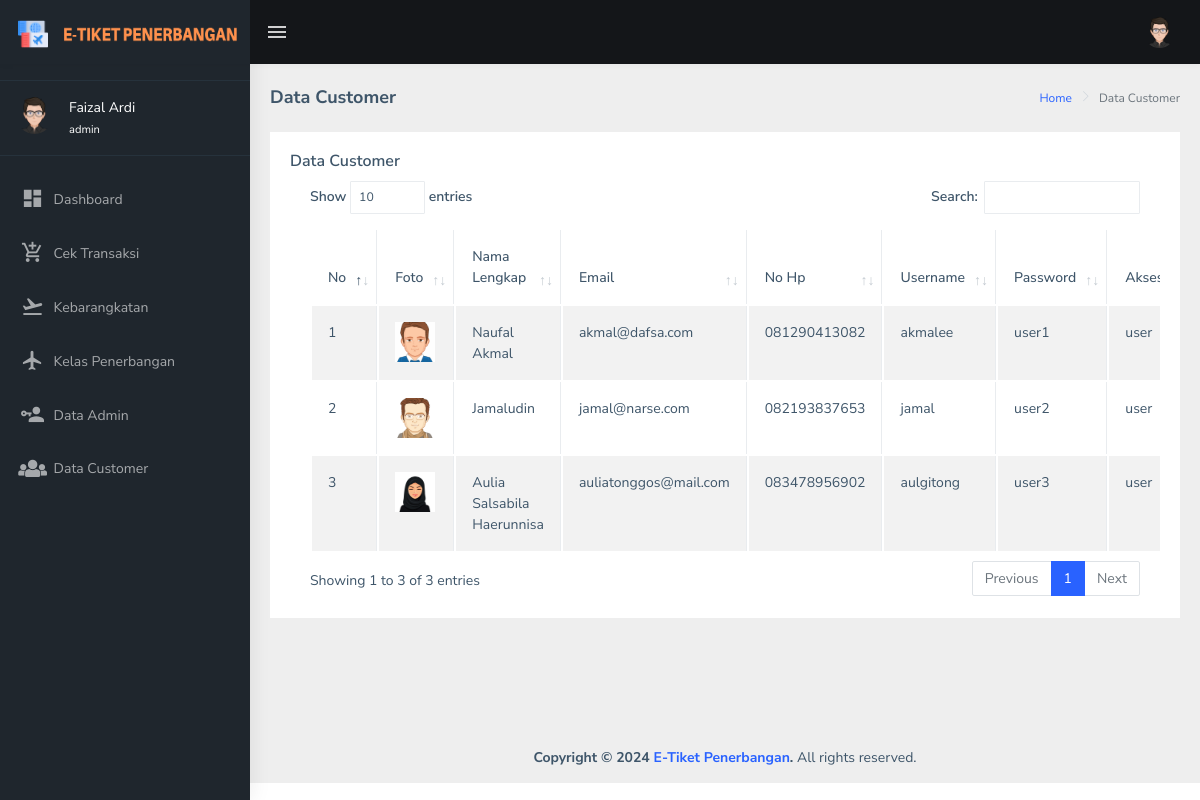
The app's page /admin/tabel-customer.php (signed in) with its own data.
### tables this page shows
CREATE TABLE `tb_user` (
  `id_user` int(11) NOT NULL,
  `foto` varchar(25) NOT NULL,
  `nama_user` varchar(30) NOT NULL,
  `email_user` varchar(30) NOT NULL,
  `username` varchar(15) NOT NULL,
  `password` varchar(8) NOT NULL,
  `no_hp` varchar(12) NOT NULL,
  `akses` varchar(5) NOT NULL
);

### admin/tabel-customer.php (the view, shortened to what this page needs)
<!DOCTYPE html>
<html dir="ltr" lang="en">
<head>
    <link rel="stylesheet" type="text/css" href="../assets/extra-libs/multicheck/multicheck.css" />
    <link href="../assets/libs/datatables.net-bs4/css/dataTables.bootstrap4.css" rel="stylesheet" />
    <link href="../dist/css/style.min.css" rel="stylesheet" />
</head>
<body>
    <div id="main-wrapper" data-layout="vertical" data-navbarbg="skin5" data-sidebartype="full" data-sidebar-position="absolute" data-header-position="absolute" data-boxed-layout="full">
        <?php include("header.php") ?>
        <?php include("sidebar.php") ?>
        <div class="page-wrapper">
            <div class="page-breadcrumb">
                <div class="row">
                    <div class="col-12 d-flex no-block align-items-center">
                        <h4 class="page-title">Data Customer</h4>
                        <div class="ms-auto text-end">
                            <nav aria-label="breadcrumb">
                                <ol class="breadcrumb">
                                    <li class="breadcrumb-item"><a href="admin.php">Home</a></li>
                                    <li class="breadcrumb-item active" aria-current="page">
                                        Data Customer
                                    </li>
                                </ol>
                            </nav>
                        </div>
                    </div>
                </div>
            </div>
            <div class="container-fluid">
                <div class="row">
                    <div class="col-12">
                        <div class="card">
                            <div class="card-body">
                                <h5 class="card-title">Data Customer</h5>
                                <div class="table-responsive">
                                    <table id="zero_config" class="table table-striped table-bordered">
                                        <thead>
                                            <tr>
                                                <th>No</th>
                                                <th>Foto</th>
                                                <th>Nama Lengkap</th>
                                                <th>Email</th>
                                                <th>No Hp</th>
                                                <th>Username</th>
                                                <th>Password</th>
                                                <th>Akses</th>
                                            </tr>
                                        </thead>
                                        <tbody>
                                            <?php
                                            include 'prosesKeberangkatan/config.php';
                                            $no = 1;
                                            $data = mysqli_query($koneksi, "SELECT * FROM tb_user");
                                            while ($id = mysqli_fetch_array($data)) {
                                            ?>
                                                <tr>
                                                    <td><?php echo $no++; ?></td>
                                                    <td><img src="../assets/images/users/<?php echo $id['foto']; ?>" width="40" height="40" alt=""></td>
                                                    <td><?php echo $id['nama_user']; ?></td>
                                                    <td><?php echo $id['email_user']; ?></td>
                                                    <td><?php echo $id['no_hp']; ?></td>
                                                    <td><?php echo $id['username']; ?></td>
                                                    <td><?php echo $id['password']; ?></td>
                                                    <td><?php echo $id['akses']; ?></td>
                                                </tr>
                                            <?php
                                            }
                                            ?>
                                        </tbody>
                                    </table>
                                </div>
                            </div>
                        </div>
                    </div>
                </div>
            </div>
            <footer class="footer text-center">
                <strong>Copyright &copy; <?= date('Y'); ?> <a href="">E-Tiket Penerbangan</a>.</strong> All rights reserved.
            </footer>
        </div>
    </div>
</body>
</html>

### records on screen
tb_user: foto (picture), nama_user "Naufal Akmal", email_user "akmal@dafsa.com", no_hp "081290413082", username "akmalee", password "user1", akses "user"
tb_user: foto (picture), nama_user "Jamaludin", email_user "jamal@narse.com", no_hp "082193837653", username "jamal", password "user2", akses "user"
tb_user: foto (picture), nama_user "Aulia Salsabila Haerunnisa", email_user "auliatonggos@mail.com", no_hp "083478956902", username "aulgitong", password "user3", akses "user"

### other values on screen
$_SESSION['nama'] "Faizal Ardi"
$_SESSION['akses'] "admin"
